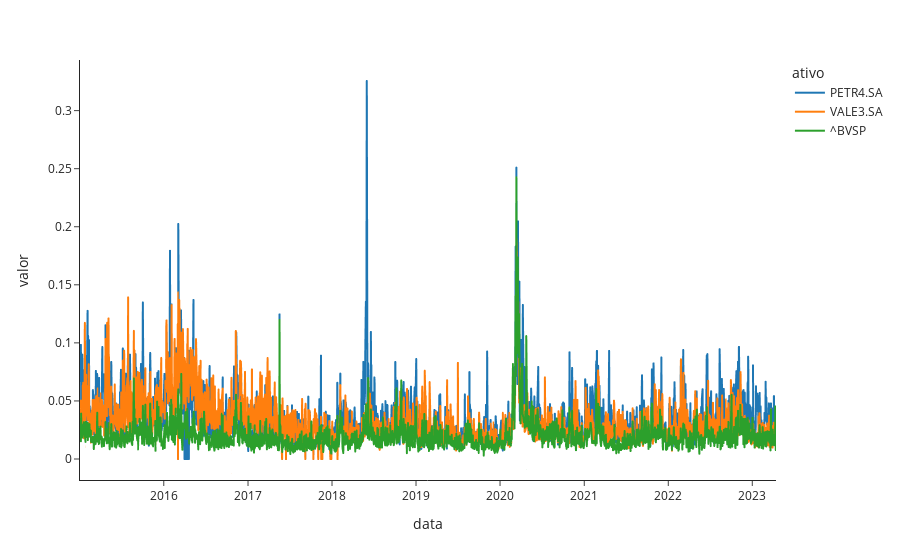

Write notebook code for a chart like this one.
### Code cell
fig = px.line(df_amplitude, x= 'data', y= 'valor', color= 'ativo', template= 'simple_white')
fig.show()

### Figure 1 — Plotly figure (JSON) as saved in the notebook; plotly's stock layout.template omitted (floating-point values rounded to 4 significant figures; data arrays with more than 128 entries replaced by an {"elided": "..."} marker saying what was removed)
{"data": [{"hovertemplate": "ativo=PETR4.SA<br>data=%{x}<br>valor=%{y}<extra></extra>", "legendgroup": "PETR4.SA", "line": {"color": "#1F77B4", "dash": "solid"}, "marker": {"symbol": "circle"}, "mode": "lines", "name": "PETR4.SA", "showlegend": true, "type": "scattergl", "x": {"elided": "2060 str values"}, "xaxis": "x", "y": {"elided": "2060 float values"}, "yaxis": "y"}, {"hovertemplate": "ativo=VALE3.SA<br>data=%{x}<br>valor=%{y}<extra></extra>", "legendgroup": "VALE3.SA", "line": {"color": "#FF7F0E", "dash": "solid"}, "marker": {"symbol": "circle"}, "mode": "lines", "name": "VALE3.SA", "showlegend": true, "type": "scattergl", "x": {"elided": "2060 str values"}, "xaxis": "x", "y": {"elided": "2060 float values"}, "yaxis": "y"}, {"hovertemplate": "ativo=^BVSP<br>data=%{x}<br>valor=%{y}<extra></extra>", "legendgroup": "^BVSP", "line": {"color": "#2CA02C", "dash": "solid"}, "marker": {"symbol": "circle"}, "mode": "lines", "name": "^BVSP", "showlegend": true, "type": "scattergl", "x": {"elided": "2052 str values"}, "xaxis": "x", "y": {"elided": "2052 float values"}, "yaxis": "y"}], "layout": {"legend": {"title": {"text": "ativo"}, "tracegroupgap": 0}, "margin": {"t": 60}, "xaxis": {"anchor": "y", "domain": [0, 1], "title": {"text": "data"}}, "yaxis": {"anchor": "x", "domain": [0, 1], "title": {"text": "valor"}}}}
